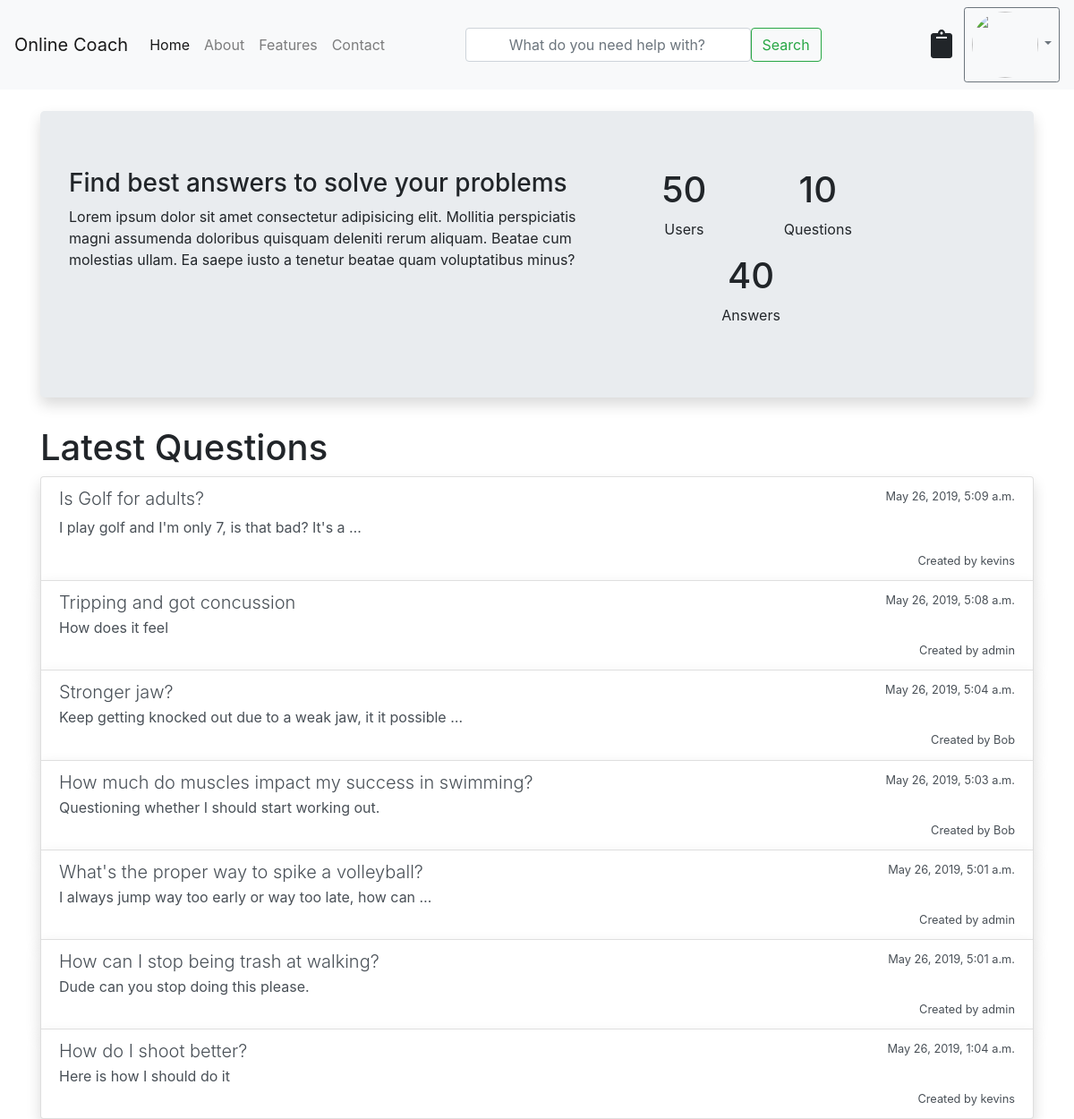
Screenshot of / (signed in) with the database file from the repository.
### qa/models.py (models this page shows, shortened)
class Question(models.Model):
    author = models.ForeignKey(User, on_delete=models.CASCADE)
    question_text = HTMLField()
    question_title = models.CharField(max_length=100)
    pub_date = models.DateTimeField('date published', default=datetime.now)
    is_solved = models.BooleanField('is solved', default=False)
    category = models.CharField(max_length=2, choices=SPORT_CHOICES)
    class Meta:
        ordering = ['-pub_date']

### home/views.py (the view)
# urls.py: path('', home_views.index, name='home-index'),
def index(request):
    questions = Question.objects.all()
    context = {
        'latest_questions_list': questions
    }
    return render(request, 'home/index.html', context)

### home/templates/home/index.html (shortened to what this page needs)
{% extends "home/base.html"%}
{% block content%}
<div class="jumbotron shadow">
    <div class="row">
        <div class="col-7">
            <h3>Find best answers to solve your problems</h3>
            <p>Lorem ipsum dolor sit amet consectetur adipisicing elit. Mollitia perspiciatis magni assumenda doloribus quisquam deleniti rerum aliquam. Beatae cum molestias ullam. Ea saepe iusto a tenetur beatae quam voluptatibus minus?</p>
        </div>
        <div class="col-5">
            <div class="row text-center">
                <div class="col-4">
                    <h1>50</h1>
                    <p>Users</p>
                </div>
                <div class="col-4">
                    <h1>10</h1>
                    <p>Questions</p>
                </div>
                <div class="col-8">
                    <h1>40</h1>
                    <p>Answers</p>
                </div>
            </div>
        </div>
    </div>
</div>
<h1>Latest Questions</h1>
<div class="list-group">
    {% for question in latest_questions_list%}
    <a href="q/{{question.id}}" class="list-group-item list-group-item-action shadow">
        <div class="d-flex w-100 justify-content-between">
        <h3 class="mb-1 lead">{{ question.question_title }}</h3>
        <small>{{question.pub_date}}</small>
        </div>
        <p class="mb-1">{{question.question_text|safe|truncatewords:12}}</p>
        <small class="float-right">Created by {{question.author}}</small>
    </a>
    {% endfor %}
    </div>
{% endblock %}

### rows the page displays
Question: question_title "Is Golf for adults?", pub_date "May 26, 2019, 5:09 a.m.", question_text "I play golf and I'm only 7, is that bad? It's a …", author "kevins"
Question: question_title "Tripping and got concussion", pub_date "May 26, 2019, 5:08 a.m.", question_text "How does it feel", author "admin"
Question: question_title "Stronger jaw?", pub_date "May 26, 2019, 5:04 a.m.", question_text "Keep getting knocked out due to a weak jaw, it it possible …", author "Bob"
Question: question_title "How much do muscles impact my success in swimming?", pub_date "May 26, 2019, 5:03 a.m.", question_text "Questioning whether I should start working out.", author "Bob"
Question: question_title "What's the proper way to spike a volleyball?", pub_date "May 26, 2019, 5:01 a.m.", question_text "I always jump way too early or way too late, how can …", author "admin"
Question: question_title "How can I stop being trash at walking?", pub_date "May 26, 2019, 5:01 a.m.", question_text "Dude can you stop doing this please.", author "admin"
Question: question_title "How do I shoot better?", pub_date "May 26, 2019, 1:04 a.m.", question_text "Here is how I should do it", author "kevins"
